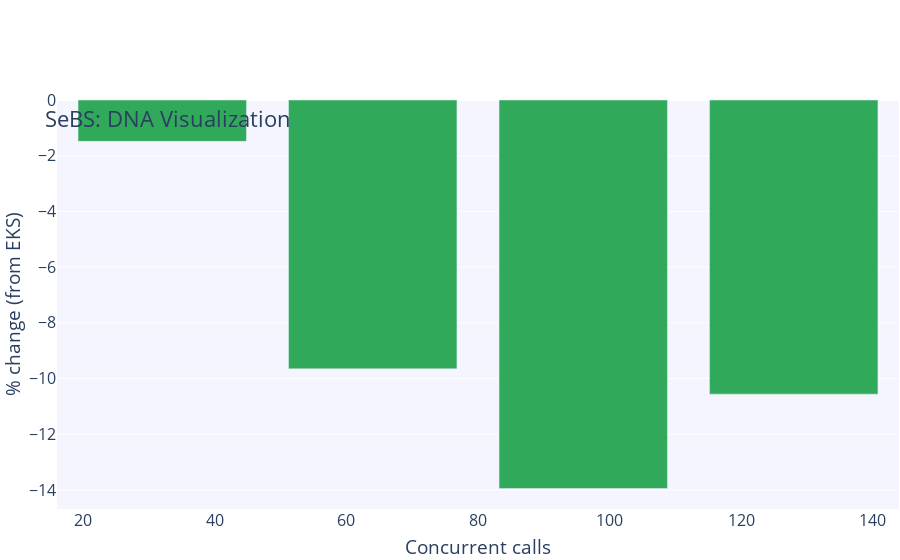

Source (notebook cell):
### Code cell
fig = go.Figure()

# Add figure title
fig.update_layout(
    barmode='group',
    legend=dict(
        orientation="h",
        yanchor="bottom",
        y=1.02,
        xanchor="center",
        x=0.47
    ),
    margin=dict(
        # t=0,
        b=1,
        l=1,
        r=1,
        autoexpand=True
    ),
    font=dict(
        size=16
    ),
    title={
        'text': "SeBS: DNA Visualization",
        'y':0.8,
        'yanchor': 'top'},
    xaxis_title_text='Concurrent calls',
    yaxis_title_text='% change (from EKS)',
    plot_bgcolor=bgColor
)

data=[]
for i, k in enumerate(list(clusters.keys())[:-1], start=3):
    y_data=[]
    for c in concurrent_calls:
        kops_mean=sebs_df[k]['dna'][c]['runtime'].mean()
        eks_mean=sebs_df['EKS 8x 8vCPU 16Gb arm64']['dna'][c]['runtime'].mean()
        percent_change=(kops_mean - eks_mean) * 100 / eks_mean
        y_data.append(percent_change)
    fig.add_trace(go.Bar(name=k, x=concurrent_calls, y=y_data, marker_color=colorPallet[i]))

fig.show()

# Save graph
if not os.path.exists("graphs"):
    os.mkdir("graphs")
fig.write_image("graphs/sebs_arm64_dna_percentage_difference.png", width=baseFigureWidth, height=baseFigureHeight)

### Figure 1 — Plotly figure (JSON) as saved in the notebook; plotly's stock layout.template omitted (floating-point values rounded to 4 significant figures)
{"data": [{"marker": {"color": "rgba(49, 169, 90, 255)"}, "name": "kOps 8x 8vCPU 16Gb arm64", "type": "bar", "x": [32, 64, 96, 128], "y": [-1.486, -9.653, -13.95, -10.56]}], "layout": {"autosize": true, "barmode": "group", "font": {"size": 16}, "legend": {"orientation": "h", "x": 0.47, "xanchor": "center", "y": 1.02, "yanchor": "bottom"}, "margin": {"autoexpand": true, "b": 1, "l": 1, "r": 1}, "plot_bgcolor": "rgba(245,245,255,255)", "title": {"text": "SeBS: DNA Visualization", "y": 0.8, "yanchor": "top"}, "xaxis": {"autorange": true, "range": [16, 144], "title": {"text": "Concurrent calls"}, "type": "linear"}, "yaxis": {"autorange": true, "range": [-14.69, 0], "title": {"text": "% change (from EKS)"}, "type": "linear"}}}
